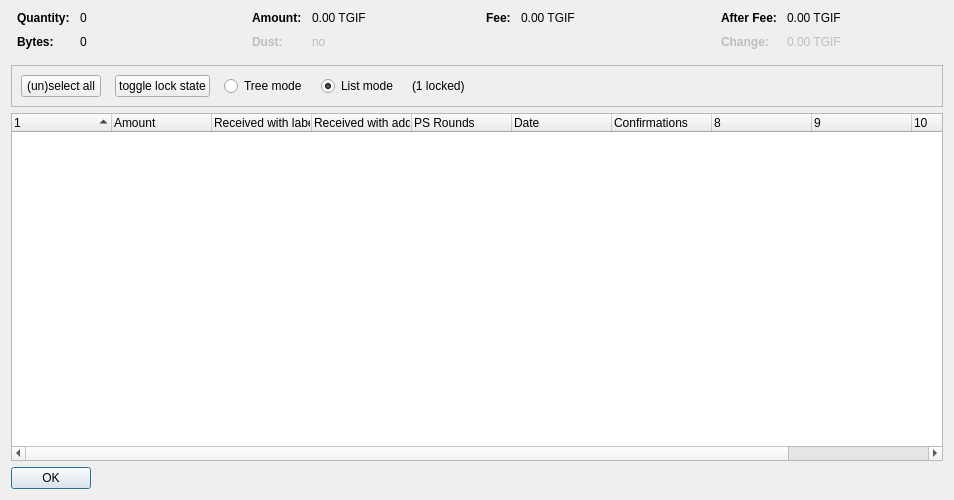
<?xml version="1.0" encoding="UTF-8"?>
<ui version="4.0">
 <class>CoinControlDialog</class>
 <widget class="QDialog" name="CoinControlDialog">
  <property name="geometry">
   <rect>
    <x>0</x>
    <y>0</y>
    <width>954</width>
    <height>500</height>
   </rect>
  </property>
  <property name="windowTitle">
   <string>Coin Selection</string>
  </property>
  <layout class="QVBoxLayout" name="verticalLayout">
   <item>
    <layout class="QHBoxLayout" name="horizontalLayoutTop" stretch="0,0,0,0">
     <property name="topMargin">
      <number>0</number>
     </property>
     <property name="bottomMargin">
      <number>10</number>
     </property>
     <item>
      <layout class="QFormLayout" name="formLayoutCoinControl1">
       <property name="horizontalSpacing">
        <number>10</number>
       </property>
       <property name="verticalSpacing">
        <number>10</number>
       </property>
       <property name="leftMargin">
        <number>6</number>
       </property>
       <property name="rightMargin">
        <number>6</number>
       </property>
       <item row="0" column="0">
        <widget class="QLabel" name="labelCoinControlQuantityText">
         <property name="font">
          <font>
           <weight>75</weight>
           <bold>true</bold>
          </font>
         </property>
         <property name="text">
          <string>Quantity:</string>
         </property>
        </widget>
       </item>
       <item row="0" column="1">
        <widget class="QLabel" name="labelCoinControlQuantity">
         <property name="cursor">
          <cursorShape>IBeamCursor</cursorShape>
         </property>
         <property name="contextMenuPolicy">
          <enum>Qt::ActionsContextMenu</enum>
         </property>
         <property name="text">
          <string notr="true">0</string>
         </property>
         <property name="textInteractionFlags">
          <set>Qt::LinksAccessibleByMouse|Qt::TextSelectableByKeyboard|Qt::TextSelectableByMouse</set>
         </property>
        </widget>
       </item>
       <item row="1" column="0">
        <widget class="QLabel" name="labelCoinControlBytesText">
         <property name="font">
          <font>
           <weight>75</weight>
           <bold>true</bold>
          </font>
         </property>
         <property name="text">
          <string>Bytes:</string>
         </property>
        </widget>
       </item>
       <item row="1" column="1">
        <widget class="QLabel" name="labelCoinControlBytes">
         <property name="cursor">
          <cursorShape>IBeamCursor</cursorShape>
         </property>
         <property name="contextMenuPolicy">
          <enum>Qt::ActionsContextMenu</enum>
         </property>
         <property name="text">
          <string notr="true">0</string>
         </property>
         <property name="textInteractionFlags">
          <set>Qt::LinksAccessibleByMouse|Qt::TextSelectableByKeyboard|Qt::TextSelectableByMouse</set>
         </property>
        </widget>
       </item>
      </layout>
     </item>
     <item>
      <layout class="QFormLayout" name="formLayoutCoinControl2">
       <property name="horizontalSpacing">
        <number>10</number>
       </property>
       <property name="verticalSpacing">
        <number>10</number>
       </property>
       <property name="leftMargin">
        <number>6</number>
       </property>
       <property name="rightMargin">
        <number>6</number>
       </property>
       <item row="0" column="0">
        <widget class="QLabel" name="labelCoinControlAmountText">
         <property name="font">
          <font>
           <weight>75</weight>
           <bold>true</bold>
          </font>
         </property>
         <property name="text">
          <string>Amount:</string>
         </property>
        </widget>
       </item>
       <item row="0" column="1">
        <widget class="QLabel" name="labelCoinControlAmount">
         <property name="cursor">
          <cursorShape>IBeamCursor</cursorShape>
         </property>
         <property name="contextMenuPolicy">
          <enum>Qt::ActionsContextMenu</enum>
         </property>
         <property name="text">
          <string notr="true">0.00 TGIF</string>
         </property>
         <property name="textInteractionFlags">
          <set>Qt::LinksAccessibleByMouse|Qt::TextSelectableByKeyboard|Qt::TextSelectableByMouse</set>
         </property>
        </widget>
       </item>
       <item row="1" column="0">
        <widget class="QLabel" name="labelCoinControlLowOutputText">
         <property name="enabled">
          <bool>false</bool>
         </property>
         <property name="font">
          <font>
           <weight>75</weight>
           <bold>true</bold>
          </font>
         </property>
         <property name="text">
          <string>Dust:</string>
         </property>
        </widget>
       </item>
       <item row="1" column="1">
        <widget class="QLabel" name="labelCoinControlLowOutput">
         <property name="enabled">
          <bool>false</bool>
         </property>
         <property name="cursor">
          <cursorShape>IBeamCursor</cursorShape>
         </property>
         <property name="contextMenuPolicy">
          <enum>Qt::ActionsContextMenu</enum>
         </property>
         <property name="text">
          <string notr="true">no</string>
         </property>
         <property name="textInteractionFlags">
          <set>Qt::LinksAccessibleByMouse|Qt::TextSelectableByKeyboard|Qt::TextSelectableByMouse</set>
         </property>
        </widget>
       </item>
      </layout>
     </item>
     <item>
      <layout class="QFormLayout" name="formLayoutCoinControl3">
       <property name="horizontalSpacing">
        <number>10</number>
       </property>
       <property name="verticalSpacing">
        <number>10</number>
       </property>
       <property name="leftMargin">
        <number>6</number>
       </property>
       <property name="rightMargin">
        <number>6</number>
       </property>
       <item row="0" column="0">
        <widget class="QLabel" name="labelCoinControlFeeText">
         <property name="font">
          <font>
           <weight>75</weight>
           <bold>true</bold>
          </font>
         </property>
         <property name="text">
          <string>Fee:</string>
         </property>
        </widget>
       </item>
       <item row="0" column="1">
        <widget class="QLabel" name="labelCoinControlFee">
         <property name="cursor">
          <cursorShape>IBeamCursor</cursorShape>
         </property>
         <property name="contextMenuPolicy">
          <enum>Qt::ActionsContextMenu</enum>
         </property>
         <property name="text">
          <string notr="true">0.00 TGIF</string>
         </property>
         <property name="textInteractionFlags">
          <set>Qt::LinksAccessibleByMouse|Qt::TextSelectableByKeyboard|Qt::TextSelectableByMouse</set>
         </property>
        </widget>
       </item>
      </layout>
     </item>
     <item>
      <layout class="QFormLayout" name="formLayoutCoinControl4">
       <property name="horizontalSpacing">
        <number>10</number>
       </property>
       <property name="verticalSpacing">
        <number>10</number>
       </property>
       <property name="leftMargin">
        <number>6</number>
       </property>
       <property name="rightMargin">
        <number>6</number>
       </property>
       <item row="0" column="0">
        <widget class="QLabel" name="labelCoinControlAfterFeeText">
         <property name="font">
          <font>
           <weight>75</weight>
           <bold>true</bold>
          </font>
         </property>
         <property name="text">
          <string>After Fee:</string>
         </property>
        </widget>
       </item>
       <item row="0" column="1">
        <widget class="QLabel" name="labelCoinControlAfterFee">
         <property name="cursor">
          <cursorShape>IBeamCursor</cursorShape>
         </property>
         <property name="contextMenuPolicy">
          <enum>Qt::ActionsContextMenu</enum>
         </property>
         <property name="text">
          <string notr="true">0.00 TGIF</string>
         </property>
         <property name="textInteractionFlags">
          <set>Qt::LinksAccessibleByMouse|Qt::TextSelectableByKeyboard|Qt::TextSelectableByMouse</set>
         </property>
        </widget>
       </item>
       <item row="1" column="0">
        <widget class="QLabel" name="labelCoinControlChangeText">
         <property name="enabled">
          <bool>false</bool>
         </property>
         <property name="font">
          <font>
           <weight>75</weight>
           <bold>true</bold>
          </font>
         </property>
         <property name="text">
          <string>Change:</string>
         </property>
        </widget>
       </item>
       <item row="1" column="1">
        <widget class="QLabel" name="labelCoinControlChange">
         <property name="enabled">
          <bool>false</bool>
         </property>
         <property name="cursor">
          <cursorShape>IBeamCursor</cursorShape>
         </property>
         <property name="contextMenuPolicy">
          <enum>Qt::ActionsContextMenu</enum>
         </property>
         <property name="text">
          <string notr="true">0.00 TGIF</string>
         </property>
         <property name="textInteractionFlags">
          <set>Qt::LinksAccessibleByMouse|Qt::TextSelectableByKeyboard|Qt::TextSelectableByMouse</set>
         </property>
        </widget>
       </item>
      </layout>
     </item>
    </layout>
   </item>
   <item>
    <widget class="QFrame" name="frame">
     <property name="minimumSize">
      <size>
       <width>0</width>
       <height>40</height>
      </size>
     </property>
     <property name="frameShape">
      <enum>QFrame::StyledPanel</enum>
     </property>
     <property name="frameShadow">
      <enum>QFrame::Sunken</enum>
     </property>
     <layout class="QHBoxLayout" name="horizontalLayout">
      <item>
       <layout class="QHBoxLayout" name="horizontalLayoutPanel" stretch="0,0,0,0,0,0">
        <property name="spacing">
         <number>14</number>
        </property>
        <item>
         <widget class="QPushButton" name="pushButtonSelectAll">
          <property name="sizePolicy">
           <sizepolicy hsizetype="Maximum" vsizetype="Fixed">
            <horstretch>0</horstretch>
            <verstretch>0</verstretch>
           </sizepolicy>
          </property>
          <property name="text">
           <string>(un)select all</string>
          </property>
          <property name="autoDefault">
           <bool>false</bool>
          </property>
         </widget>
        </item>
        <item>
         <widget class="QPushButton" name="pushButtonToggleLock">
          <property name="sizePolicy">
           <sizepolicy hsizetype="Maximum" vsizetype="Fixed">
            <horstretch>0</horstretch>
            <verstretch>0</verstretch>
           </sizepolicy>
          </property>
          <property name="text">
           <string>toggle lock state</string>
          </property>
          <property name="autoDefault">
           <bool>false</bool>
          </property>
         </widget>
        </item>
        <item>
         <widget class="QRadioButton" name="radioTreeMode">
          <property name="sizePolicy">
           <sizepolicy hsizetype="Maximum" vsizetype="Fixed">
            <horstretch>0</horstretch>
            <verstretch>0</verstretch>
           </sizepolicy>
          </property>
          <property name="text">
           <string>Tree mode</string>
          </property>
         </widget>
        </item>
        <item>
         <widget class="QRadioButton" name="radioListMode">
          <property name="sizePolicy">
           <sizepolicy hsizetype="Maximum" vsizetype="Fixed">
            <horstretch>0</horstretch>
            <verstretch>0</verstretch>
           </sizepolicy>
          </property>
          <property name="text">
           <string>List mode</string>
          </property>
          <property name="checked">
           <bool>true</bool>
          </property>
         </widget>
        </item>
        <item>
         <widget class="QLabel" name="labelLocked">
          <property name="text">
           <string>(1 locked)</string>
          </property>
         </widget>
        </item>
        <item>
         <spacer name="horizontalSpacer">
          <property name="orientation">
           <enum>Qt::Horizontal</enum>
          </property>
          <property name="sizeHint" stdset="0">
           <size>
            <width>40</width>
            <height>20</height>
           </size>
          </property>
         </spacer>
        </item>
       </layout>
      </item>
     </layout>
    </widget>
   </item>
   <item>
    <widget class="CoinControlTreeWidget" name="treeWidget">
     <property name="contextMenuPolicy">
      <enum>Qt::CustomContextMenu</enum>
     </property>
     <property name="sortingEnabled">
      <bool>false</bool>
     </property>
     <property name="columnCount">
      <number>11</number>
     </property>
     <attribute name="headerShowSortIndicator" stdset="0">
      <bool>true</bool>
     </attribute>
     <attribute name="headerStretchLastSection">
      <bool>false</bool>
     </attribute>
     <column>
      <property name="text">
       <string/>
      </property>
     </column>
     <column>
      <property name="text">
       <string>Amount</string>
      </property>
     </column>
     <column>
      <property name="text">
       <string>Received with label</string>
      </property>
     </column>
     <column>
      <property name="text">
       <string>Received with address</string>
      </property>
     </column>
     <column>
      <property name="text">
       <string>PS Rounds</string>
      </property>
     </column>
     <column>
      <property name="text">
       <string>Date</string>
      </property>
     </column>
     <column>
      <property name="text">
       <string>Confirmations</string>
      </property>
      <property name="toolTip">
       <string>Confirmed</string>
      </property>
     </column>
     <column>
      <property name="text">
       <string/>
      </property>
     </column>
     <column>
      <property name="text">
       <string/>
      </property>
     </column>
     <column>
      <property name="text">
       <string/>
      </property>
     </column>
     <column>
      <property name="text">
       <string/>
      </property>
     </column>
    </widget>
   </item>
   <item>
    <widget class="QDialogButtonBox" name="buttonBox">
     <property name="sizePolicy">
      <sizepolicy hsizetype="Maximum" vsizetype="Fixed">
       <horstretch>0</horstretch>
       <verstretch>0</verstretch>
      </sizepolicy>
     </property>
     <property name="orientation">
      <enum>Qt::Horizontal</enum>
     </property>
     <property name="standardButtons">
      <set>QDialogButtonBox::Ok</set>
     </property>
    </widget>
   </item>
  </layout>
 </widget>
 <customwidgets>
  <customwidget>
   <class>CoinControlTreeWidget</class>
   <extends>QTreeWidget</extends>
   <header>coincontroltreewidget.h</header>
  </customwidget>
 </customwidgets>
 <resources/>
 <connections/>
</ui>
